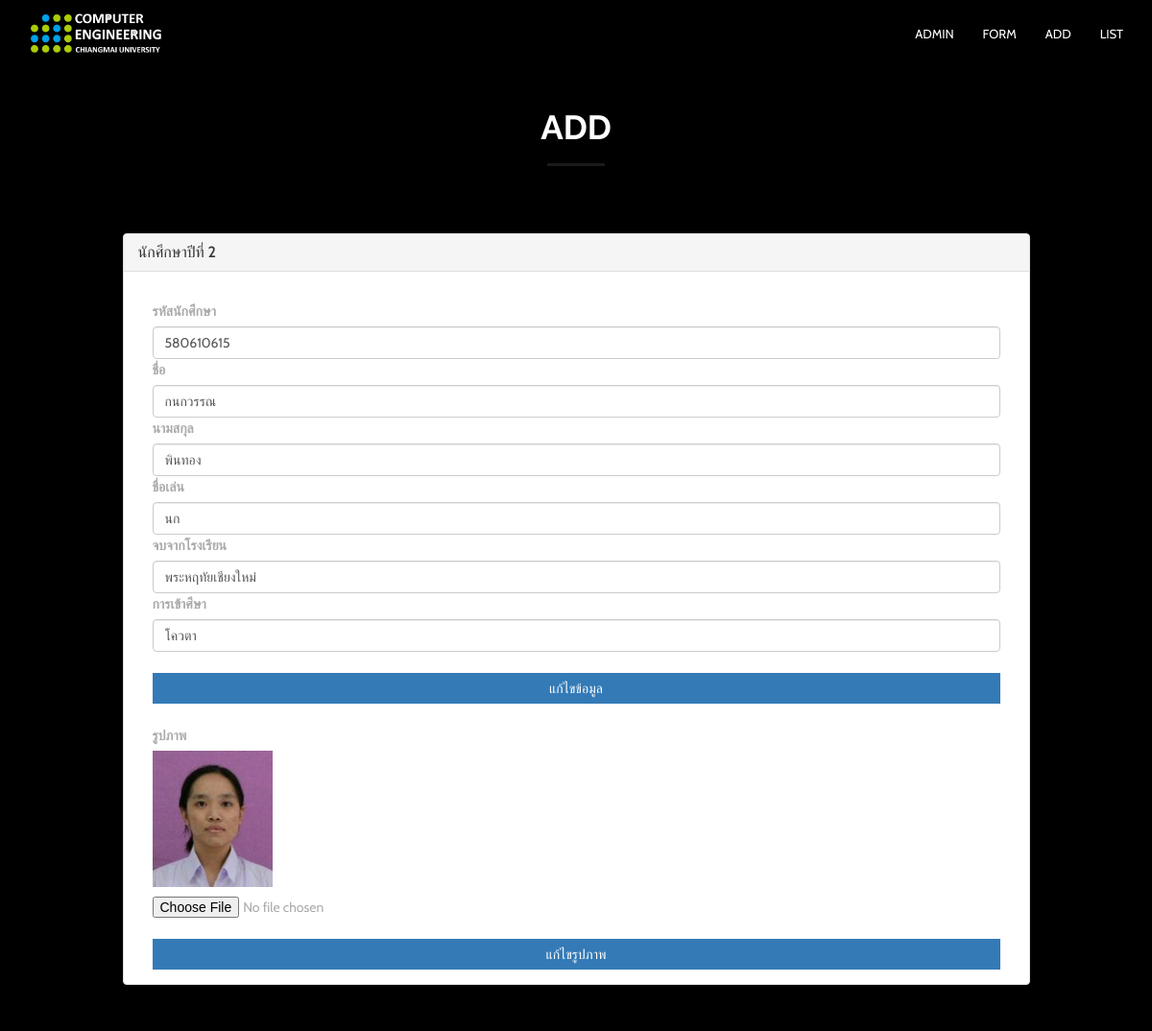
The app's page /sophomore/sophomore_form_edit.php?id=1 with its own data.
### tables this page shows
CREATE TABLE `sophomore` (
  `id` int(11) NOT NULL,
  `student_id` int(9) NOT NULL,
  `firstname` varchar(20) NOT NULL,
  `lastname` varchar(20) NOT NULL,
  `nickname` varchar(20) NOT NULL,
  `school` varchar(50) NOT NULL,
  `entrance` varchar(20) NOT NULL,
  `img` text NOT NULL
);

### sophomore/sophomore_form_edit.php (the view, shortened to what this page needs)
<?php
    $servername = "localhost";
    $username = "root";
    $password = "";
    $dbname = "group6";
    $conn = new mysqli($servername, $username, $password,$dbname);
    mysqli_set_charset($conn, "utf8");
  $sql = "SELECT * FROM sophomore where id='".$_GET["id"]."'";
  $result = $conn->query($sql);
  $row = $result->fetch_assoc()
?>
<!DOCTYPE html>
<html lang="en">
<head>
    <link href="../bootstrap/css/bootstrap.min.css" rel="stylesheet">
    <link href="../font-awesome/css/font-awesome.min.css" rel="stylesheet">
    <link href="../css/flexslider.css" rel="stylesheet" type="text/css" media="screen">
    <link href="../css/owl.carousel.css" rel="stylesheet" type="text/css" media="screen">
    <link href="../css/owl.theme.css" rel="stylesheet" type="text/css" media="screen">
    <link rel="stylesheet" type="text/css" href="../css/jquery-ui.min.css" media="screen">
    <link href="../lightbox2/dist/css/lightbox.css" rel="stylesheet">
    <link href="../css/restaurant-onepage-dark.css" rel="stylesheet" type="text/css" media="screen">
      </head>
      <body data-spy="scroll">
        <nav class="navbar navbar-inverse navbar-fixed-top">
            <div class="container">
                <div class="navbar-header">
                    <a href="../index.html"><img src="../img/logo.png" alt = "img" width = "140"></a>
                </div>
                <div id="navbar" class="navbar-collapse collapse">
                    <ul class="nav navbar-nav scroll-to navbar-right">
                        <li><a href="../admin/index.html">Admin</a></li>
                        <li><a href="sophomore_form.php">Form</a></li>
                        <li><a href="#add">Add</a></li>
                        <li><a href="#list">List</a></li>
                    </ul>
                </div>
            </div>
        </nav>
        <section id="add" class="about-section" >
            <div class="container">
                <div class="row">
                    <div class="col-sm-6 col-sm-offset-3 center-title text-center">
                        <h3><br>Add</h3>
                        <span class="center-line"></span>
                    </div>
                </div>
                <div class="row">
                  <div class="col-xs-offset-1 col-xs-10">
                <div class="panel panel-default formPanel">
                          <div class="panel-heading bg-color-1 border-color-1">
                            <h3 class="panel-title">นักศึกษาปีที่ 2</h3>
                          </div>
                          <div class="panel-body">
                                <form action="sophomore_edit.php?id=<?=$row["id"]?>" method="POST" role="form" enctype="multipart/form-data">
                                      <div class="form-group formField">
                                        <div class="col-xs-12">
                                           <label for="">รหัสนักศึกษา</label>
                                           <input type="text" class="form-control" name="student_id" value="<?=$row["student_id"]?>" required>
                                        </div>
                                      </div>
                                      <div class="form-group formField">
                                        <div class="col-xs-12">
                                           <label for="">ชื่อ</label>
                                           <input type="text" class="form-control" name="firstname" value="<?=$row["firstname"]?>" required>
                                        </div>
                                      </div>
                                       <div class="form-group formField">
                                        <div class="col-xs-12">
                                              <label for="">นามสกุล</label>
                                               <input type="text" class="form-control" name="lastname" value="<?=$row["lastname"]?>" required>
                                        </div>
                                      </div>
                                      <div class="form-group formField">
                                        <div class="col-xs-12">
                                              <label for="">ชื่อเล่น</label>
                                               <input type="text" class="form-control" name="nickname" value="<?=$row["nickname"]?>" required>
                                        </div>
                                        </div>
                                      <div class="form-group formField">
                                        <div class="col-xs-12">
                                           <label for="">จบจากโรงเรียน</label>
                                           <input type="text" class="form-control" name="school" value="<?=$row["school"]?>" required>
                                        </div>
                                      </div>
                                      <div class="form-group formField">
                                        <div class="col-xs-12">
                                           <label for="">การเข้าศึษา</label>
                                           <input type="text" class="form-control" name="entrance" value="<?=$row["entrance"]?>" required>
                                        </div>
                                      </div>
                                      <div class="form-group formField">
                                            <div class="col-xs-12">
                                                <input type="submit" class="btn btn-primary btn-block bg-color-3 border-color-3" value="แก้ไขข้อมูล">
                                            </div>
                                      </div>
                                </form>
                                <form action="sophomore_img_edit.php?id=<?=$row["id"]?>" method="POST" role="form" enctype="multipart/form-data">
                 <div class="form-group">
                          <div class="col-xs-12">
                            <label for=""><br>รูปภาพ</label>
                            <p><img src="<?=$row["img"]?>" alt="" img-rounded img-responsive width=125></p>
                            <input type="file" name="img" id="img">
                        </div>
                        <div class="form-group formField">
                      <div class="col-xs-12">
                         <input type="submit" class="btn btn-primary btn-block bg-color-1 border-color-3" value="แก้ไขรูปภาพ">
                     </div>
             </form>
                   </div>
                </div>
             </div>
         </div>
     </div>
</section>
</body>
</html

### css/restaurant-onepage-dark.css (style rules this page uses)
html, body { height: 100%; }
body { font-family: "Cabin", sans-serif; line-height: 22px; color: #aaa; -webkit-font-smoothing: antialiased; -webkit-text-size-adjust: 100%; -ms-text-size-adjust: 100%; background-color: #222; }
a { color: #f2b84b; }
a, button { -moz-transition: all 0.3s; -o-transition: all 0.3s; -webkit-transition: all 0.3s; transition: all 0.3s; border: 0px; background-color: transparent; }
a, a:hover, a:focus, button, button:focus { text-decoration: none; outline: 0 !important; }
h1, h1, h3, h4, h5, h6 { margin-top: 0px; color: #fff; }
.center-title { margin-bottom: 50px; }
.center-title h3 { text-transform: uppercase; font-weight: 700; margin: 0px; font-size: 35px; line-height: 35px; font-family: "Raleway", sans-serif; }
.center-title .center-line { display: block; margin: 20px auto; height: 3px; text-align: center; width: 60px; background-color: rgba(255, 255, 255, 0.1); }
.center-line { display: block; margin: 10px auto; height: 3px; text-align: center; width: 60px; background-color: rgba(255, 255, 255, 0.2); }
.btn { -webkit-border-radius: 0px; -moz-border-radius: 0px; -ms-border-radius: 0px; border-radius: 0px; border: 0px; text-transform: uppercase; }
.navbar-inverse { background-color: rgba(0, 0, 0, 0.5); border: 0px; padding: 10px 0; -moz-transition: all 0.5s ease-in-out; -o-transition: all 0.5s ease-in-out; -webkit-transition: all 0.5s ease-in-out; transition: all 0.5s ease-in-out; }
.navbar-inverse .navbar-nav > li > a { color: #fff; text-transform: uppercase; font-size: 13px; }
.about-section { padding-top: 80px; padding-bottom: 50px; background-color: #000000; }
* { padding: 0; margin: 0; }
* { word-wrap: break-word; }

### records on screen
sophomore: student_id "580610615", firstname "กนกวรรณ", lastname "พินทอง", nickname "นก", school "พระหฤทัยเชียงใหม่", entrance "โควตา", img (picture)
